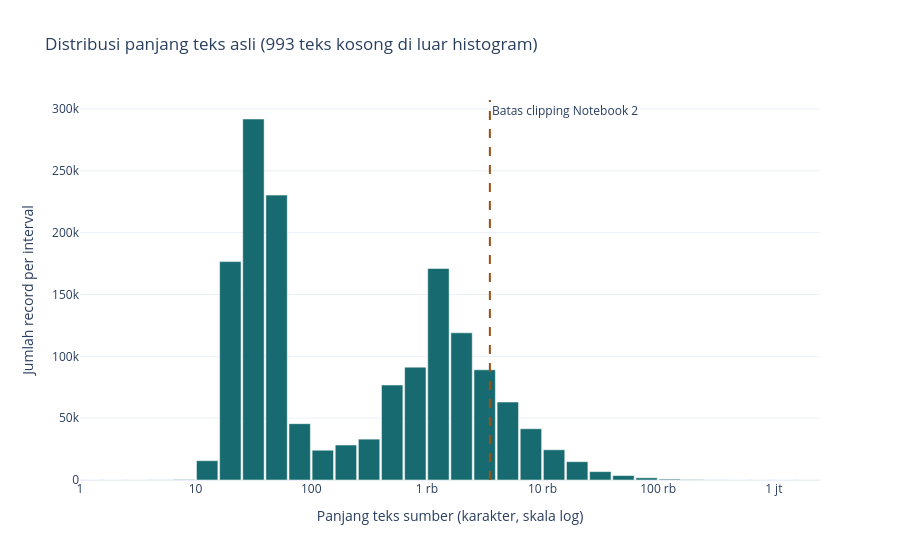

Source (notebook cell):
### Code cell
# 2. Histogram panjang asli dengan interval logaritmik
batas_clipping = 3506
positif = fitur.filter(pl.col("panjang_asli") > 0)
histogram = (
    positif.with_columns(
        (pl.col("panjang_asli").log10() * 5).floor().cast(pl.Int32).alias("bin")
    )
    .group_by("bin")
    .agg(pl.len().alias("jumlah"))
)
histogram = (
    pl.DataFrame({"bin": range(histogram["bin"].max() + 1)})
    .join(histogram, on="bin", how="left")
    .with_columns(
        pl.col("jumlah").fill_null(0),
        ((pl.col("bin") + 0.5) / 5).alias("posisi"),
        pl.lit(10).pow(pl.col("bin") / 5).ceil().cast(pl.Int64).alias("dari"),
        (pl.lit(10).pow((pl.col("bin") + 1) / 5).ceil() - 1)
        .cast(pl.Int64).alias("sampai"),
    )
    .filter(pl.col("dari") <= pl.col("sampai"))
)
kosong = fitur.height - positif.height
fig2 = go.Figure(go.Bar(
    x=histogram["posisi"], y=histogram["jumlah"], width=0.185,
    marker_color="#176b70", customdata=histogram.select("dari", "sampai").rows(),
    hovertemplate="%{customdata[0]:,}–%{customdata[1]:,} karakter<br>%{y:,} record<extra></extra>",
))
fig2.add_vline(
    x=math.log10(batas_clipping), line_dash="dash", line_color="#9b4f13",
    annotation_text="Batas clipping Notebook 2",
)
fig2.update_layout(
    title=f"Distribusi panjang teks asli ({kosong:,} teks kosong di luar histogram)",
    yaxis_title="Jumlah record per interval",
)
fig2.update_xaxes(
    title_text="Panjang teks sumber (karakter, skala log)",
    tickvals=list(range(7)), ticktext=["1", "10", "100", "1 rb", "10 rb", "100 rb", "1 jt"],
)
fig2.show()

### Figure 1 — Plotly figure (JSON) as saved in the notebook; plotly's stock layout.template omitted (floating-point values rounded to 4 significant figures)
{"data": [{"customdata": [[1, 1], [2, 2], [3, 3], [4, 6], [7, 9], [10, 15], [16, 25], [26, 39], [40, 63], [64, 99], [100, 158], [159, 251], [252, 398], [399, 630], [631, 999], [1000, 1584], [1585, 2511], [2512, 3981], [3982, 6309], [6310, 9999], [10000, 15848], [15849, 25118], [25119, 39810], [39811, 63095], [63096, 99999], [100000, 158489], [158490, 251188], [251189, 398107], [398108, 630957], [630958, 999999], [1000000, 1584893], [1584894, 2511886]], "hovertemplate": "%{customdata[0]:,}–%{customdata[1]:,} karakter<br>%{y:,} record<extra></extra>", "marker": {"color": "#176b70"}, "type": "bar", "width": 0.185, "x": [0.1, 0.3, 0.5, 0.7, 0.9, 1.1, 1.3, 1.5, 1.7, 1.9, 2.1, 2.3, 2.5, 2.7, 2.9, 3.1, 3.3, 3.5, 3.7, 3.9, 4.1, 4.3, 4.5, 4.7, 4.9, 5.1, 5.3, 5.5, 5.7, 5.9, 6.1, 6.3], "y": [5, 7, 27, 52, 405, 15602, 176575, 291876, 230340, 45539, 24069, 28273, 33044, 76764, 91240, 171023, 118999, 89111, 63021, 41444, 24439, 14815, 6773, 3580, 1783, 706, 265, 52, 23, 21, 4, 2]}], "layout": {"annotations": [{"showarrow": false, "text": "Batas clipping Notebook 2", "x": 3.545, "xanchor": "left", "xref": "x", "y": 1, "yanchor": "top", "yref": "y domain"}], "shapes": [{"line": {"color": "#9b4f13", "dash": "dash"}, "type": "line", "x0": 3.545, "x1": 3.545, "xref": "x", "y0": 0, "y1": 1, "yref": "y domain"}], "title": {"text": "Distribusi panjang teks asli (993 teks kosong di luar histogram)"}, "xaxis": {"ticktext": ["1", "10", "100", "1 rb", "10 rb", "100 rb", "1 jt"], "tickvals": [0, 1, 2, 3, 4, 5, 6], "title": {"text": "Panjang teks sumber (karakter, skala log)"}}, "yaxis": {"title": {"text": "Jumlah record per interval"}}}}
